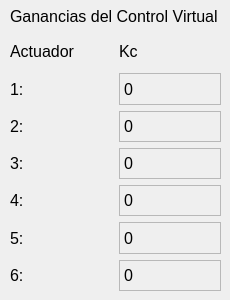
          <widget class="QWidget" name="Labels_GainsVirtual">
           <widget class="QWidget" name="gridLayoutWidget_6">
            <property name="geometry">
             <rect>
              <x>10</x>
              <y>0</y>
              <width>211</width>
              <height>291</height>
             </rect>
            </property>
            <property name="font">
             <font>
              <pointsize>12</pointsize>
             </font>
            </property>
            <layout class="QGridLayout" name="gridLayout_GainsVirtual">
             <item row="5" column="0">
              <widget class="QLabel" name="label_86">
               <property name="font">
                <font>
                 <pointsize>12</pointsize>
                </font>
               </property>
               <property name="text">
                <string>4:</string>
               </property>
              </widget>
             </item>
             <item row="2" column="0">
              <widget class="QLabel" name="label_87">
               <property name="font">
                <font>
                 <pointsize>12</pointsize>
                </font>
               </property>
               <property name="text">
                <string>1:</string>
               </property>
              </widget>
             </item>
             <item row="6" column="1">
              <widget class="QLabel" name="kc5Label">
               <property name="minimumSize">
                <size>
                 <width>0</width>
                 <height>26</height>
                </size>
               </property>
               <property name="font">
                <font>
                 <pointsize>12</pointsize>
                </font>
               </property>
               <property name="frameShape">
                <enum>QFrame::StyledPanel</enum>
               </property>
               <property name="frameShadow">
                <enum>QFrame::Sunken</enum>
               </property>
               <property name="text">
                <string>0</string>
               </property>
              </widget>
             </item>
             <item row="5" column="1">
              <widget class="QLabel" name="kc4Label">
               <property name="minimumSize">
                <size>
                 <width>0</width>
                 <height>26</height>
                </size>
               </property>
               <property name="font">
                <font>
                 <pointsize>12</pointsize>
                </font>
               </property>
               <property name="frameShape">
                <enum>QFrame::StyledPanel</enum>
               </property>
               <property name="frameShadow">
                <enum>QFrame::Sunken</enum>
               </property>
               <property name="text">
                <string>0</string>
               </property>
              </widget>
             </item>
             <item row="3" column="0">
              <widget class="QLabel" name="label_88">
               <property name="font">
                <font>
                 <pointsize>12</pointsize>
                </font>
               </property>
               <property name="text">
                <string>2:</string>
               </property>
              </widget>
             </item>
             <item row="6" column="0">
              <widget class="QLabel" name="label_89">
               <property name="font">
                <font>
                 <pointsize>12</pointsize>
                </font>
               </property>
               <property name="text">
                <string>5:</string>
               </property>
              </widget>
             </item>
             <item row="2" column="1">
              <widget class="QLabel" name="kc1Label">
               <property name="minimumSize">
                <size>
                 <width>0</width>
                 <height>26</height>
                </size>
               </property>
               <property name="font">
                <font>
                 <pointsize>12</pointsize>
                </font>
               </property>
               <property name="frameShape">
                <enum>QFrame::StyledPanel</enum>
               </property>
               <property name="frameShadow">
                <enum>QFrame::Sunken</enum>
               </property>
               <property name="text">
                <string>0</string>
               </property>
              </widget>
             </item>
             <item row="7" column="1">
              <widget class="QLabel" name="kc6Label">
               <property name="minimumSize">
                <size>
                 <width>0</width>
                 <height>26</height>
                </size>
               </property>
               <property name="font">
                <font>
                 <pointsize>12</pointsize>
                </font>
               </property>
               <property name="frameShape">
                <enum>QFrame::StyledPanel</enum>
               </property>
               <property name="frameShadow">
                <enum>QFrame::Sunken</enum>
               </property>
               <property name="text">
                <string>0</string>
               </property>
              </widget>
             </item>
             <item row="3" column="1">
              <widget class="QLabel" name="kc2Label">
               <property name="minimumSize">
                <size>
                 <width>0</width>
                 <height>26</height>
                </size>
               </property>
               <property name="font">
                <font>
                 <pointsize>12</pointsize>
                </font>
               </property>
               <property name="frameShape">
                <enum>QFrame::StyledPanel</enum>
               </property>
               <property name="frameShadow">
                <enum>QFrame::Sunken</enum>
               </property>
               <property name="text">
                <string>0</string>
               </property>
              </widget>
             </item>
             <item row="4" column="1">
              <widget class="QLabel" name="kc3Label">
               <property name="minimumSize">
                <size>
                 <width>0</width>
                 <height>26</height>
                </size>
               </property>
               <property name="font">
                <font>
                 <pointsize>12</pointsize>
                </font>
               </property>
               <property name="frameShape">
                <enum>QFrame::StyledPanel</enum>
               </property>
               <property name="frameShadow">
                <enum>QFrame::Sunken</enum>
               </property>
               <property name="text">
                <string>0</string>
               </property>
              </widget>
             </item>
             <item row="7" column="0">
              <widget class="QLabel" name="label_90">
               <property name="font">
                <font>
                 <pointsize>12</pointsize>
                </font>
               </property>
               <property name="text">
                <string>6:</string>
               </property>
              </widget>
             </item>
             <item row="4" column="0">
              <widget class="QLabel" name="label_91">
               <property name="font">
                <font>
                 <pointsize>12</pointsize>
                </font>
               </property>
               <property name="text">
                <string>3:</string>
               </property>
              </widget>
             </item>
             <item row="1" column="1">
              <widget class="QLabel" name="label_93">
               <property name="minimumSize">
                <size>
                 <width>0</width>
                 <height>27</height>
                </size>
               </property>
               <property name="font">
                <font>
                 <pointsize>12</pointsize>
                </font>
               </property>
               <property name="text">
                <string>Kc</string>
               </property>
              </widget>
             </item>
             <item row="1" column="0">
              <widget class="QLabel" name="label_107">
               <property name="minimumSize">
                <size>
                 <width>0</width>
                 <height>27</height>
                </size>
               </property>
               <property name="text">
                <string>Actuador</string>
               </property>
              </widget>
             </item>
             <item row="0" column="0" colspan="2">
              <widget class="QLabel" name="label_95">
               <property name="minimumSize">
                <size>
                 <width>0</width>
                 <height>30</height>
                </size>
               </property>
               <property name="maximumSize">
                <size>
                 <width>16777215</width>
                 <height>28</height>
                </size>
               </property>
               <property name="font">
                <font>
                 <pointsize>12</pointsize>
                </font>
               </property>
               <property name="text">
                <string>Ganancias del Control Virtual</string>
               </property>
              </widget>
             </item>
            </layout>
           </widget>
          </widget>
